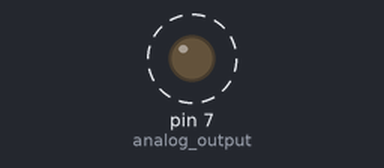
This sketch was run on a simulated Arduino Uno, built with avr-gcc and run on an emulated ATmega328P. On the bench: output pins drawn as LEDs (lit = HIGH). Dashed ring = blinking.

Above: at 0.06 s.
Timing chart, 0 to 3.0 s (numbered marks = the images above):
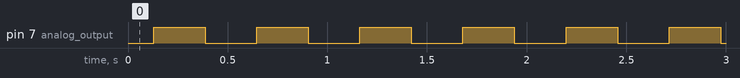

The sketch:

PWM.ino
```cpp
// LED breathing using analog input (PWM)
#include <math.h>

void setup()
{
  pinMode(7, OUTPUT); // analog output
}

void loop()
{
  int period= 1000;
  int duty = 100;
  for(int i=0; i<=255*(duty/100); i++){
    analogWrite(7, i);
    delayMicroseconds(period);
  }
  for(int i=255*(duty/100); i>=0; i--){
    analogWrite(7, i);
    delayMicroseconds(period);
  }
}
```

Measured:
- by itself, pin 7 (analog_output): alternates HIGH for 0.26 s and LOW for 0.26 s
